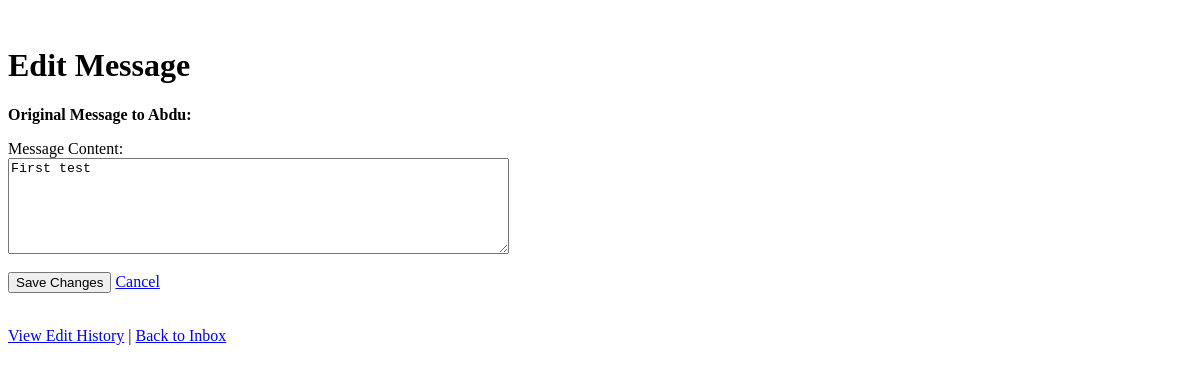
Before: /messaging/message/1/edit/ (signed in) with the older database file.
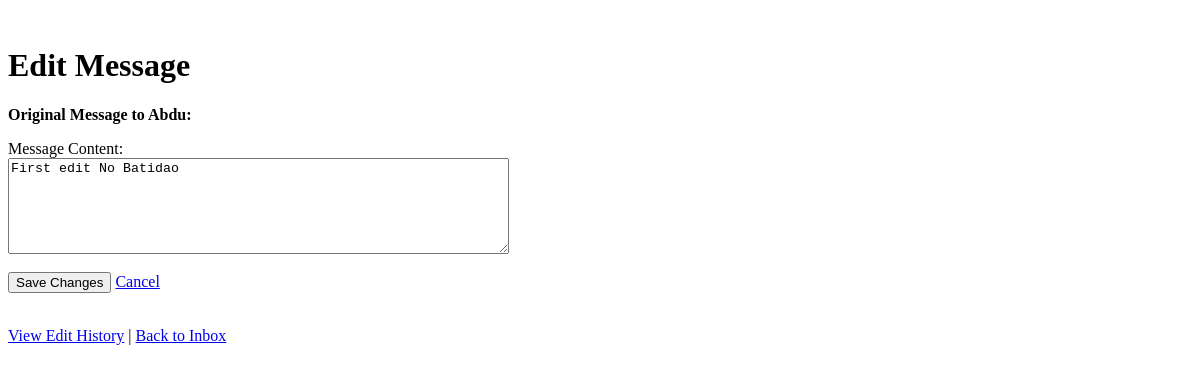
After: the same page with the newer database file.
### messaging/models.py (models this page shows, shortened)
class Message(models.Model):
    sender = models.ForeignKey(User, on_delete=models.SET_NULL, null=True, blank=True, related_name='sent_messages')
    receiver = models.ForeignKey(User, on_delete=models.SET_NULL, null=True, blank=True, related_name='received_messages')
    content = models.TextField()
    timestamp = models.DateTimeField(default=timezone.now)
    read = models.BooleanField(default=False)
    edited = models.BooleanField(default=False)
    last_edited = models.DateTimeField(null=True, blank=True)
    parent_message = models.ForeignKey(
        'self',
        on_delete=models.CASCADE,
        null=True,
        blank=True,
        related_name='replies'
    )
    objects = models.Manager()
    unread = UnreadMessagesManager()
    class Meta:
        ordering = ['-timestamp']
        indexes = [
            models.Index(fields=['parent_message', 'timestamp']),
            models.Index(fields=['sender', 'receiver', 'timestamp']),
            models.Index(fields=['receiver', 'read']),
        ]

### messaging/views.py (the view)
# urls.py: path('message/<int:message_id>/edit/', views.edit_message, name='edit_message'),
@login_required
def edit_message(request, message_id):
    message = get_object_or_404(Message, id=message_id, sender=request.user)
    if request.method == 'POST':
        message.content = request.POST.get('content')
        message.save()
        return redirect('message_history', message_id=message.id)
    return render(request, 'messaging/edit_message.html', {
        'message': message
    })

### messaging/templates/messaging/edit_message.html (shortened to what this page needs)
﻿<!DOCTYPE html>
<html>
  <head>
  </head>
  <body>
    <h1>Edit Message</h1>
    <p><strong>Original Message to {{ message.receiver.username }}:</strong></p>
    <form method="post">
      <div>
        <label for="content">Message Content:</label><br />
        <textarea id="content" name="content" rows="6" cols="60" required>
{{ message.content }}</textarea
        >
      </div>
      <br />
      <button type="submit">Save Changes</button>
      <a href="{% url 'inbox' %}">Cancel</a>
    </form>
    <br />
    <a href="{% url 'message_history' message.id %}">View Edit History</a> |
    <a href="{% url 'inbox' %}">Back to Inbox</a>
  </body>
</html>

Changed rows visible on the page:
changed Message "Abdu": content "First test" → "First edit No Batidao"
